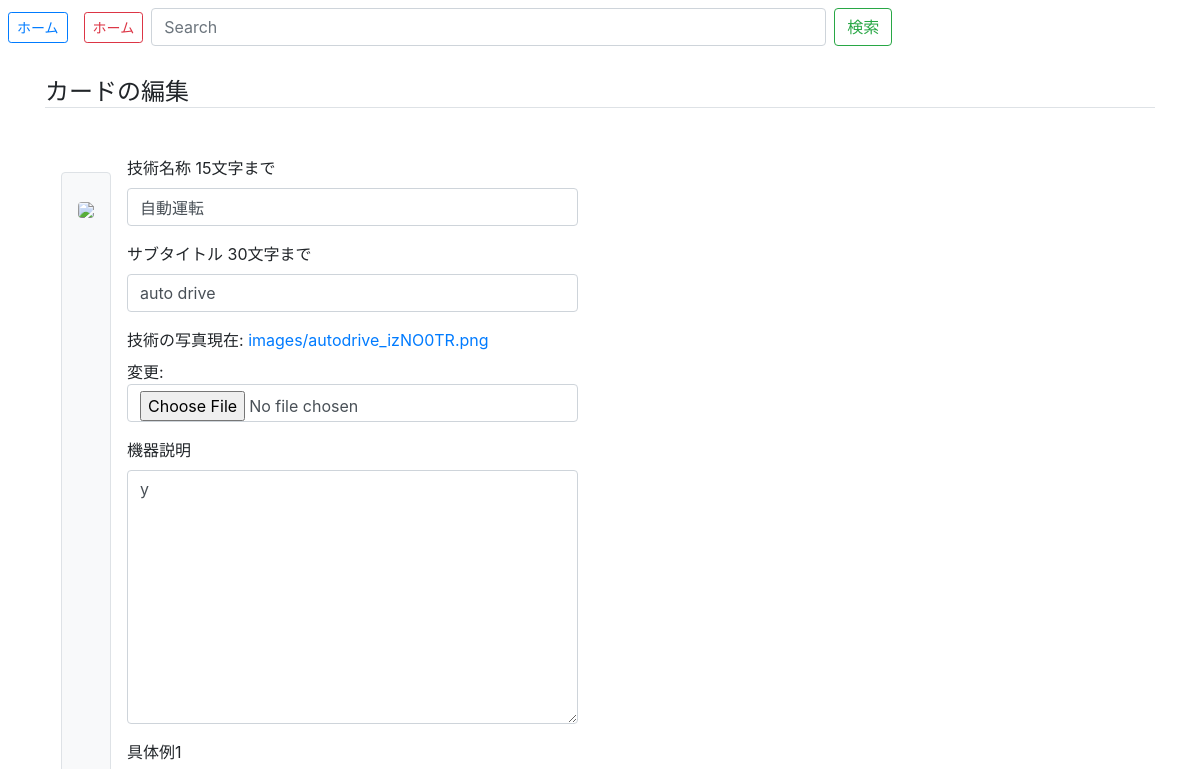
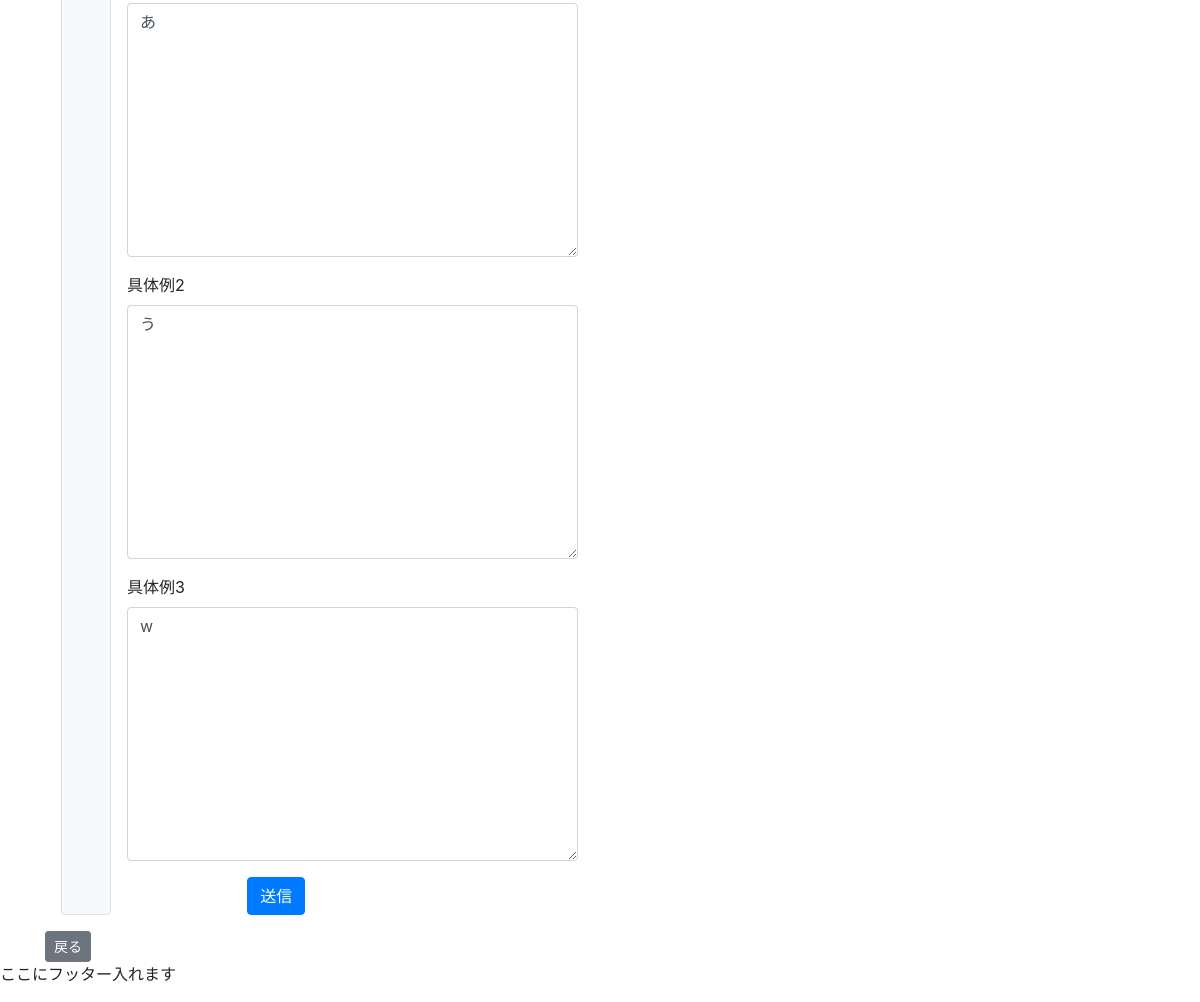
/card/mod/1/, run on the app's committed database (2 pictures, top to bottom).
### cms/models.py (models this page shows, shortened)
class Card(models.Model):
    title = models.CharField('技術名称 15文字まで', max_length=15)
    subtitle = models.CharField('サブタイトル 30文字まで', max_length=30, blank=True, null=True)
    tags =  TaggableManager('タグ', blank=True) #タグ付する
    tecimg = models.ImageField(verbose_name='技術の写真', upload_to='images/',) #imagefild->filefildにしたら動画もいけるようになるかも
    tec_desc = models.TextField('機器説明 ',)
    desc1 = models.TextField('具体例1 ',) #必要に応じて追加できるようにしたい
    desc2 = models.TextField('具体例2 ',)
    desc3 = models.TextField('具体例3',)
    created_at = models.DateTimeField('作成日', auto_now_add=True)

### cms/views.py (the view)
# urls.py: path('card/mod/<int:card_id>/', views.card_edit, name='card_mod'),  # 修正
def card_edit(request, card_id=None):
    if card_id:   # card_id が指定されている (修正時)
        card = get_object_or_404(Card, pk=card_id)
    else:         # card_id が指定されていない (追加時)
        card = Card()
    if request.method == 'POST':
        card = Card()
        form = CardForm(request.POST, request.FILES, instance=card,)  # POST された request データからフォームを作成、描画
        if form.is_valid():    # フォームのバリデーション
            card = form.save(commit=False)
            card.save()
            return redirect('cms:card_list')
    else:    # GET の時
        form = CardForm(instance=card)  # card インスタンスからフォームを作成
    return render(request, 'cms/card_edit.html', dict(form=form, card_id=card_id))

### cms/forms.py
class CardForm(ModelForm):
    def __init__(self, *args, **kwd):
        super(CardForm, self).__init__(*args, **kwd)
        self.fields["subtitle"].required = False
        self.fields["desc2"].required = False
        self.fields["desc3"].required = False
    class Meta:
        model = Card
        fields = ('title','subtitle', 'tags', 'tecimg', 'tec_desc', 'desc1','desc2','desc3')

### cms/templates/cms/card_edit.html (shortened to what this page needs)
{% extends "cms/base.html" %}
{% load bootstrap4 %}
{% block content %}
    <h4 class="mt-4 mb-5 border-bottom">カードの編集</h4>
     <div class="d-flex flex-wrap">
      <div class="text-center width=200px py-2 px-3 my-3 mx-3 border bg-light rounded">
        <img class="rounded" src={{card.tecimg.url}} max-width="200" height="150">
      </div>
      <div>
      {% if card_id %}
        <form method="POST" class="post-form" enctype="multipart/form-data" action="{% url 'cms:card_mod' card_id=card_id %}">
      {% else %}
        <form method="POST" class="post-form" enctype="multipart/form-data" action="{% url 'cms:card_add' %}">
      {% endif %}
      {% bootstrap_form form layout='horizontal' %}
        <div class="form-group row">
          <div class="offset-md-3 col-md-9">
            <button type="submit" class="btn btn-primary">送信</button>
          </div>
        </div>
        </form>
      </div>
    </div>
    <a href="{% url 'cms:card_list' %}" class="btn btn-secondary btn-sm">戻る</a>
{% endblock content %}

### data on the page
Card: title "自動運転", subtitle "auto drive", tec_desc "y", desc1 "あ", desc2 "う", desc3 "w"
